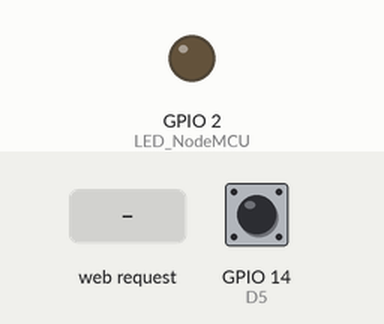
Recording of a sketch running on a simulated ESP8266 (NodeMCU). On the bench: output pins drawn as LEDs (lit = HIGH). The test bench sets the inputs (shaded band); at power-on: GPIO 14 (D5) HIGH. Pins used as bus, display or sensor lines are not drawn; what the sketch prints to the serial monitor is not drawn.

Above: at 2.2 s.
2.3 s: HTTP request GET /LEDOff received
At 2.7 s:
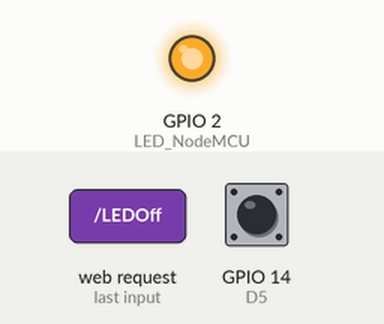
5.7 s: HTTP request GET /LEDOn received
At 6.5 s:
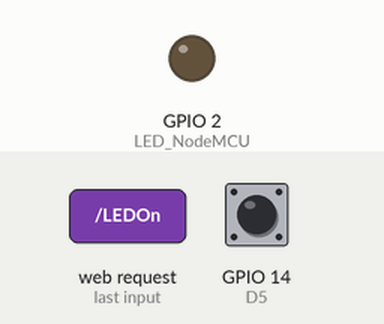
Timing chart, 0 to 8.7 s (numbered marks = the images above; inputs shaded):
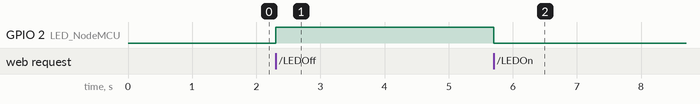

Measured:
- after the input at 2.3 s, GPIO 2 (LED_NodeMCU): LOW → HIGH at once
- after the input at 5.7 s, GPIO 2 (LED_NodeMCU): HIGH → LOW at once

The sketch:

WifiAccessPoint.ino
```cpp
/*
 * NodeMCU/ESP8266 act as AP (Access Point) and simplest Web Server
 * to control GPIO (on-board LED)
 * Connect to AP "davide-wifi", password = "password"
 * Open browser, visit 192.168.4.1
 */
#include <ESP8266WiFi.h>
#include <WiFiClient.h>
#include <ESP8266WebServer.h>


const char *ssid = "davide-wifi";
const char *password = "password";
int stateLED = LOW;

int stateRelay1LED = HIGH;
int stateRelay2LED = HIGH;

int stateValuePIR;

ESP8266WebServer server(80);

void handleRoot() {
    response();
}

//Led NodeMCU

void handleLedOn() {
  stateLED = LOW;
  digitalWrite(LED_BUILTIN, stateLED);
  response();
}

void handleLedOff() {
  stateLED = HIGH;
  digitalWrite(LED_BUILTIN, stateLED);
  response();
}

//Relay 1

void relay1LedOn() {
  stateRelay1LED  = LOW;
  digitalWrite(12, stateRelay1LED);
  response();
}

void relay1LedOff() {
  stateRelay1LED  = HIGH;
  digitalWrite(12, stateRelay1LED);
  response();
}

//Relay 2

void relay2LedOn() {
  stateRelay2LED  = LOW;
  digitalWrite(13, stateRelay2LED);
  response();
}

void relay2LedOff() {
  stateRelay2LED  = HIGH;
  digitalWrite(13, stateRelay2LED);
  response();
}

//Motion
void readMotion(){
  stateValuePIR = digitalRead(14);
  //low = no motion, high = motion
  if (stateValuePIR == LOW)
  {
   Serial.println("No motion");
   relay2LedOff();
  }else{
   Serial.println("Motion detected  ALARM");
   relay2LedOn();
  }
}


const String HtmlHtml = "<html><head>"
    "<meta name=\"viewport\" content=\"width=device-width, initial-scale=1\" /></head>";
const String HtmlHtmlClose = "</html>";
const String HtmlTitle = "<h1> davide-wifi: ESP8266 AP WebServer exercise</h1><br/>\n";
const String HtmlLedStateLow = "<big>LED NodeMCU is now <b>ON</b></big><br/>\n";
const String HtmlLedStateHigh = "<big>LED NodeMCU is now <b>OFF</b></big><br/>\n";
const String HtmlLedStateRelay1Low = "<big>LED Relay 1 is now <b>ON</b></big><br/>\n";
const String HtmlLedStateRelay1High = "<big>LED Relay 1 is now <b>OFF</b></big><br/>\n";
const String HtmlLedStateRelay2Low = "<big>LED Relay 2 is now <b>ON</b></big><br/>\n";
const String HtmlLedStateRelay2High = "<big>LED Relay 2 is now <b>OFF</b></big><br/>\n";
const String HtmlButtonsLED =
    "<a href=\"LEDOn\"><button style=\"display: block; width: 100%;\">ON</button></a><br/>"
    "<a href=\"LEDOff\"><button style=\"display: block; width: 100%;\">OFF</button></a><br/>";
const String HtmlButtonsRelay1LED =
    "<a href=\"Relay1LEDOn\"><button style=\"display: block; width: 100%;\">ON</button></a><br/>"
    "<a href=\"Relay1LEDOff\"><button style=\"display: block; width: 100%;\">OFF</button></a><br/>";
const String HtmlButtonsRelay2LED =
    "<a href=\"Relay2LEDOn\"><button style=\"display: block; width: 100%;\">ON</button></a><br/>"
    "<a href=\"Relay2LEDOff\"><button style=\"display: block; width: 100%;\">OFF</button></a><br/>";

void response(){
  String htmlRes = HtmlHtml + HtmlTitle;
  if(stateLED == LOW){
    htmlRes += HtmlLedStateLow;
  }else{
    htmlRes += HtmlLedStateHigh;
  }

  htmlRes += HtmlButtonsLED;

  if(stateRelay1LED == LOW){
    htmlRes += HtmlLedStateRelay1Low;
  }else{
    htmlRes += HtmlLedStateRelay1High;
  }

  htmlRes += HtmlButtonsRelay1LED;

  if(stateRelay2LED == LOW){
    htmlRes += HtmlLedStateRelay2Low;
  }else{
    htmlRes += HtmlLedStateRelay2High;
  }

  htmlRes += HtmlButtonsRelay2LED;
  htmlRes += HtmlHtmlClose;

  server.send(200, "text/html", htmlRes);
}

void setup() {
    delay(1000);
    Serial.begin(115200);

    //Connect to Wifi network
    Serial.println();

    WiFi.softAP(ssid, password);

    IPAddress apip = WiFi.softAPIP();
    Serial.print("visit: \n");
    Serial.println(apip);
    server.on("/", handleRoot);
    server.on("/LEDOn", handleLedOn);
    server.on("/LEDOff", handleLedOff);
    server.on("/Relay1LEDOn", relay1LedOn);
    server.on("/Relay1LEDOff", relay1LedOff);
    server.on("/Relay2LEDOn", relay2LedOn);
    server.on("/Relay2LEDOff", relay2LedOff);
    server.on("/StatusMotion", readMotion);
    //Start the server
    server.begin();
    Serial.println("HTTP server beginned");
    pinMode(LED_BUILTIN, OUTPUT); //LED NodeMCU
    pinMode(12, OUTPUT); //D6
    pinMode(13, OUTPUT); //D7
    pinMode(14, INPUT); //D5
    digitalWrite(12, stateRelay1LED);
    digitalWrite(13, stateRelay2LED);
    digitalWrite(LED_BUILTIN, stateLED);
}

void loop() {
    readMotion();
    server.handleClient();
}
```
